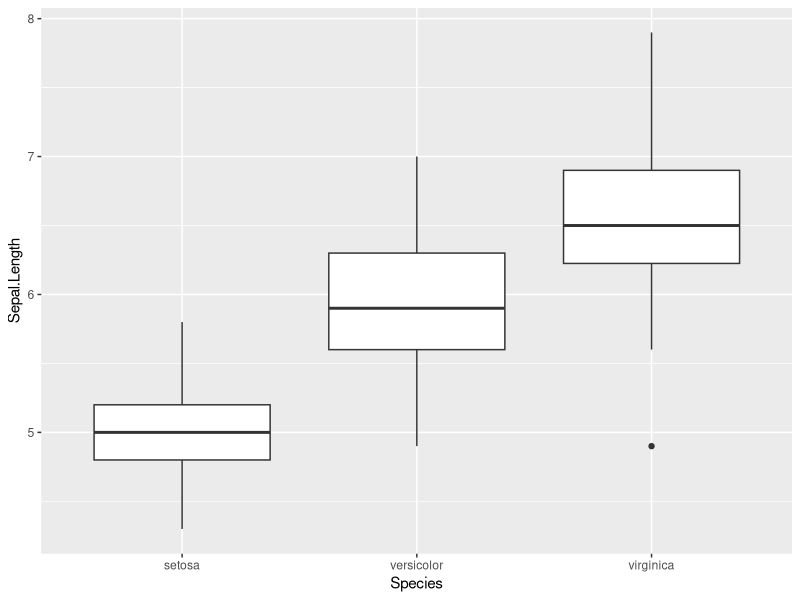
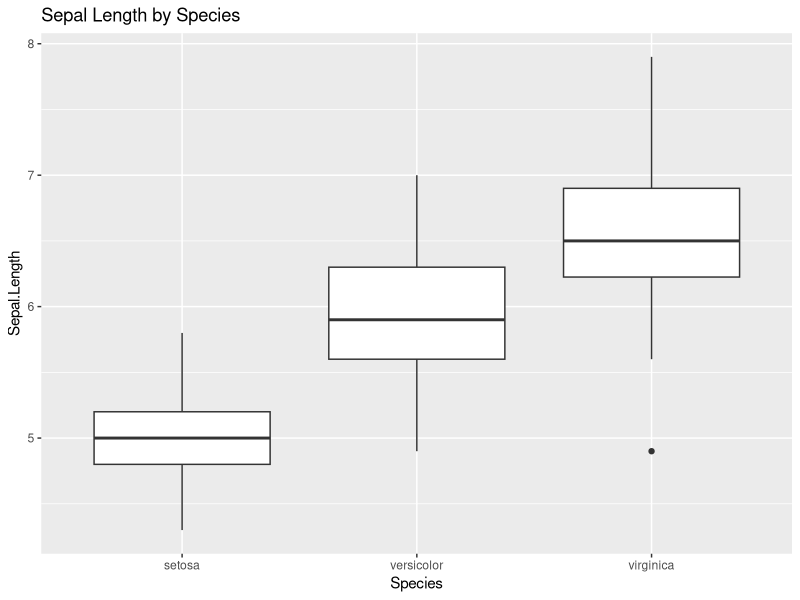
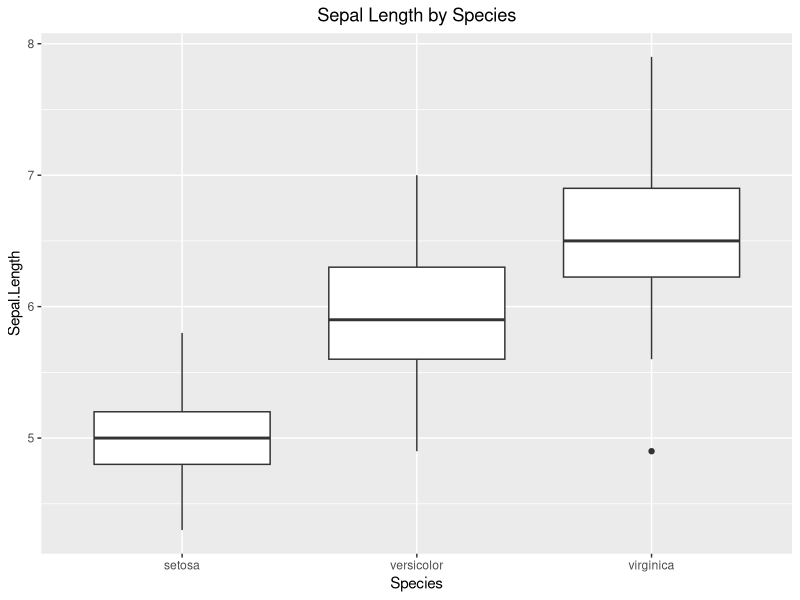
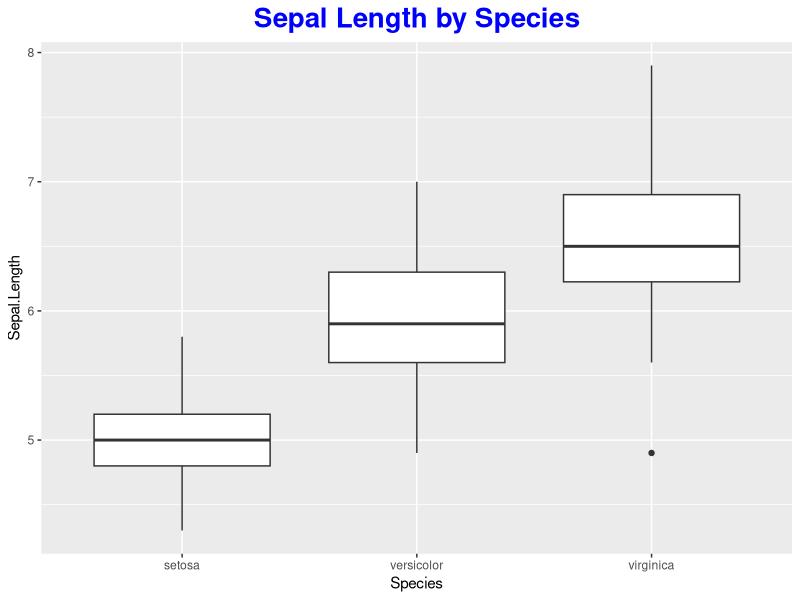
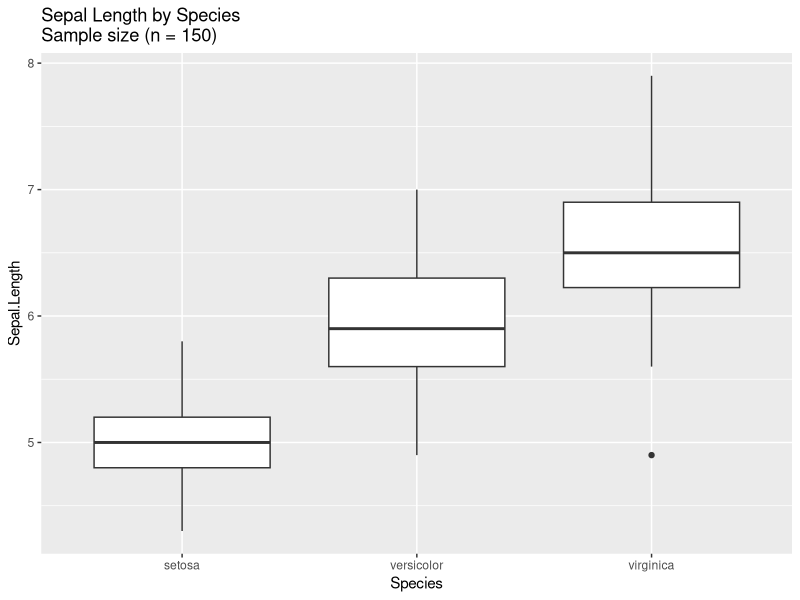

The R source for these figures, in order:
# How to Add a ggplot2 Title
library("ggplot2")

ggplot(iris, aes(x=Species, y=Sepal.Length)) +
  geom_boxplot()

ggplot(iris, aes(x=Species, y=Sepal.Length)) + 
  geom_boxplot() +
  ggtitle("Sepal Length by Species")

# How to Center a ggplot2 Title
ggplot(iris, aes(x=Species, y=Sepal.Length)) +
  geom_boxplot() + 
  ggtitle("Sepal Length by Species") +
  theme(plot.title = element_text(hjust = 0.5))

# How to Modify the Font of a ggplot2 Title
ggplot(iris, aes(x=Species, y=Sepal.Length)) +
  geom_boxplot() +
  ggtitle("Sepal Length by Species") +
  theme(plot.title = element_text(hjust = 0.5, color = "blue", size=20, face="bold"))

# How to Create a Multi-Line ggplot2 Title
# If you have an unusually long title, you can simply throw in \n where
# you'd like a new line to start. 
ggplot(iris, aes(x=Species, y=Sepal.Length)) + 
  geom_boxplot() + 
  ggtitle("Sepal Length by Species\nSample size (n = 150)")
